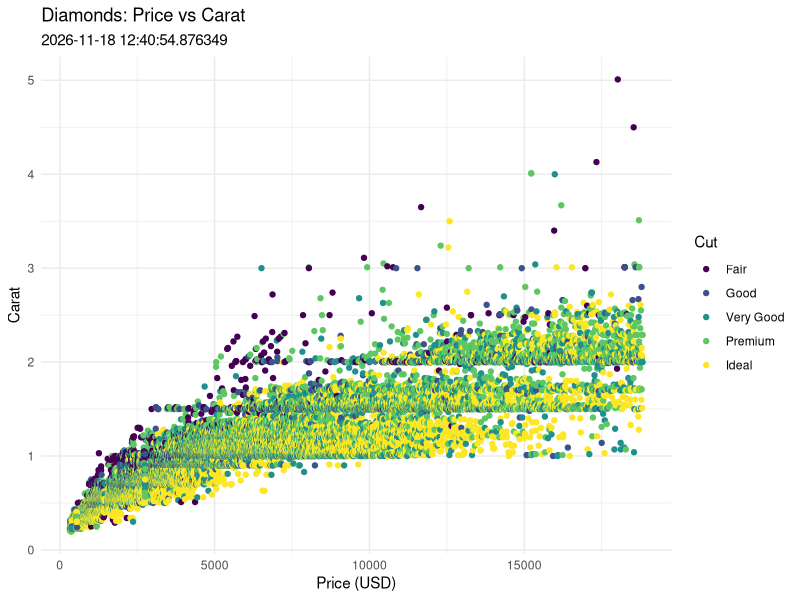

Source code (R):
## ---- chunk 1
library(ggplot2)
dplyr::glimpse(diamonds)

# diamonds |> 
#     ggplot(aes(price, carat, color = cut)) +
#     geom_point()

ggplot(diamonds, aes(x = price, y = carat, color = cut)) +
  geom_point() +
  labs(
    title = "Diamonds: Price vs Carat",
    subtitle = Sys.time(),
    x = "Price (USD)",
    y = "Carat",
    color = "Cut"
  ) +
  theme_minimal()

